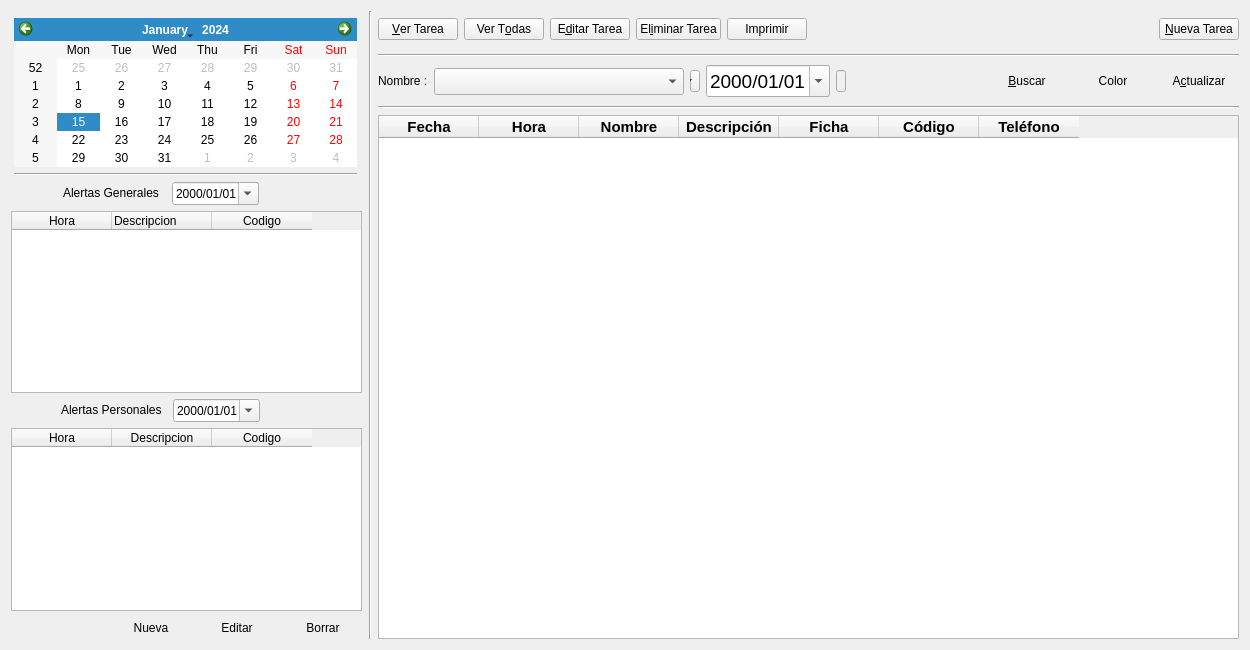
<?xml version="1.0" encoding="UTF-8"?>
<ui version="4.0">
 <class>agenda_ui</class>
 <widget class="QWidget" name="agenda_ui">
  <property name="geometry">
   <rect>
    <x>0</x>
    <y>0</y>
    <width>1250</width>
    <height>650</height>
   </rect>
  </property>
  <property name="sizeIncrement">
   <size>
    <width>19</width>
    <height>18</height>
   </size>
  </property>
  <property name="windowTitle">
   <string>Form</string>
  </property>
  <layout class="QGridLayout" name="gridLayout_11">
   <item row="0" column="0">
    <layout class="QGridLayout" name="gridLayout_10">
     <item row="0" column="0">
      <layout class="QGridLayout" name="gridLayout_9">
       <item row="0" column="0">
        <spacer name="horizontalSpacer_2">
         <property name="orientation">
          <enum>Qt::Horizontal</enum>
         </property>
         <property name="sizeType">
          <enum>QSizePolicy::Fixed</enum>
         </property>
         <property name="sizeHint" stdset="0">
          <size>
           <width>351</width>
           <height>7</height>
          </size>
         </property>
        </spacer>
       </item>
       <item row="1" column="0">
        <layout class="QGridLayout" name="gridLayout_6">
         <item row="1" column="0">
          <widget class="QTableWidget" name="tableWidget_Alert">
           <property name="sizePolicy">
            <sizepolicy hsizetype="Expanding" vsizetype="Expanding">
             <horstretch>0</horstretch>
             <verstretch>0</verstretch>
            </sizepolicy>
           </property>
           <property name="minimumSize">
            <size>
             <width>0</width>
             <height>0</height>
            </size>
           </property>
           <property name="maximumSize">
            <size>
             <width>351</width>
             <height>16777215</height>
            </size>
           </property>
           <property name="wordWrap">
            <bool>true</bool>
           </property>
           <column>
            <property name="text">
             <string>Hora</string>
            </property>
           </column>
           <column>
            <property name="text">
             <string>Descripcion</string>
            </property>
            <property name="textAlignment">
             <set>AlignLeft|AlignVCenter</set>
            </property>
           </column>
           <column>
            <property name="text">
             <string>Codigo</string>
            </property>
           </column>
          </widget>
         </item>
         <item row="2" column="0">
          <layout class="QGridLayout" name="gridLayout_7">
           <item row="0" column="0">
            <widget class="QPushButton" name="pushButton_show_SelectAlert_Personales_4">
             <property name="sizePolicy">
              <sizepolicy hsizetype="Fixed" vsizetype="Fixed">
               <horstretch>0</horstretch>
               <verstretch>0</verstretch>
              </sizepolicy>
             </property>
             <property name="text">
              <string/>
             </property>
             <property name="icon">
              <iconset resource="rc.qrc">
               <normaloff>:/new/playback_reload.png</normaloff>:/new/playback_reload.png</iconset>
             </property>
             <property name="flat">
              <bool>true</bool>
             </property>
            </widget>
           </item>
           <item row="0" column="1">
            <widget class="QLabel" name="label_3">
             <property name="sizePolicy">
              <sizepolicy hsizetype="Fixed" vsizetype="Fixed">
               <horstretch>0</horstretch>
               <verstretch>0</verstretch>
              </sizepolicy>
             </property>
             <property name="text">
              <string>Alertas Personales </string>
             </property>
            </widget>
           </item>
           <item row="0" column="2">
            <widget class="QDateEdit" name="dateEdit_Alerta_Personales">
             <property name="sizePolicy">
              <sizepolicy hsizetype="Fixed" vsizetype="Fixed">
               <horstretch>0</horstretch>
               <verstretch>0</verstretch>
              </sizepolicy>
             </property>
             <property name="currentSection">
              <enum>QDateTimeEdit::YearSection</enum>
             </property>
             <property name="displayFormat">
              <string>yyyy/MM/dd</string>
             </property>
             <property name="calendarPopup">
              <bool>true</bool>
             </property>
            </widget>
           </item>
           <item row="0" column="3">
            <widget class="QPushButton" name="pushButton_Alert_Personal_show">
             <property name="sizePolicy">
              <sizepolicy hsizetype="Fixed" vsizetype="Fixed">
               <horstretch>0</horstretch>
               <verstretch>0</verstretch>
              </sizepolicy>
             </property>
             <property name="text">
              <string/>
             </property>
             <property name="icon">
              <iconset resource="rc.qrc">
               <normaloff>:/new/zoom.png</normaloff>:/new/zoom.png</iconset>
             </property>
             <property name="iconSize">
              <size>
               <width>16</width>
               <height>16</height>
              </size>
             </property>
             <property name="flat">
              <bool>true</bool>
             </property>
            </widget>
           </item>
           <item row="0" column="4">
            <widget class="QPushButton" name="pushButton_Alert_Personal_changeColor">
             <property name="sizePolicy">
              <sizepolicy hsizetype="Fixed" vsizetype="Fixed">
               <horstretch>0</horstretch>
               <verstretch>0</verstretch>
              </sizepolicy>
             </property>
             <property name="text">
              <string/>
             </property>
             <property name="icon">
              <iconset resource="rc.qrc">
               <normaloff>:/new/color_swatch.png</normaloff>:/new/color_swatch.png</iconset>
             </property>
             <property name="iconSize">
              <size>
               <width>16</width>
               <height>16</height>
              </size>
             </property>
             <property name="flat">
              <bool>true</bool>
             </property>
            </widget>
           </item>
          </layout>
         </item>
         <item row="3" column="0">
          <widget class="QTableWidget" name="tableWidget_Alert_Personales">
           <property name="sizePolicy">
            <sizepolicy hsizetype="Expanding" vsizetype="Expanding">
             <horstretch>0</horstretch>
             <verstretch>0</verstretch>
            </sizepolicy>
           </property>
           <property name="minimumSize">
            <size>
             <width>0</width>
             <height>0</height>
            </size>
           </property>
           <property name="maximumSize">
            <size>
             <width>351</width>
             <height>16777215</height>
            </size>
           </property>
           <property name="wordWrap">
            <bool>true</bool>
           </property>
           <column>
            <property name="text">
             <string>Hora</string>
            </property>
           </column>
           <column>
            <property name="text">
             <string>Descripcion</string>
            </property>
           </column>
           <column>
            <property name="text">
             <string>Codigo</string>
            </property>
           </column>
          </widget>
         </item>
         <item row="4" column="0">
          <layout class="QGridLayout" name="gridLayout_8">
           <item row="0" column="1">
            <spacer name="horizontalSpacer">
             <property name="orientation">
              <enum>Qt::Horizontal</enum>
             </property>
             <property name="sizeType">
              <enum>QSizePolicy::Fixed</enum>
             </property>
             <property name="sizeHint" stdset="0">
              <size>
               <width>100</width>
               <height>20</height>
              </size>
             </property>
            </spacer>
           </item>
           <item row="0" column="3">
            <widget class="QPushButton" name="pushButton_Alert_Personales_edit">
             <property name="sizePolicy">
              <sizepolicy hsizetype="Fixed" vsizetype="Fixed">
               <horstretch>0</horstretch>
               <verstretch>0</verstretch>
              </sizepolicy>
             </property>
             <property name="text">
              <string>Editar</string>
             </property>
             <property name="icon">
              <iconset resource="rc.qrc">
               <normaloff>:/new/doc_edit.png</normaloff>:/new/doc_edit.png</iconset>
             </property>
             <property name="iconSize">
              <size>
               <width>16</width>
               <height>16</height>
              </size>
             </property>
             <property name="flat">
              <bool>true</bool>
             </property>
            </widget>
           </item>
           <item row="0" column="2">
            <widget class="QPushButton" name="pushButton_Alert_Personales_add">
             <property name="sizePolicy">
              <sizepolicy hsizetype="Fixed" vsizetype="Fixed">
               <horstretch>0</horstretch>
               <verstretch>0</verstretch>
              </sizepolicy>
             </property>
             <property name="text">
              <string>Nueva</string>
             </property>
             <property name="icon">
              <iconset resource="rc.qrc">
               <normaloff>:/new/round_plus.png</normaloff>:/new/round_plus.png</iconset>
             </property>
             <property name="iconSize">
              <size>
               <width>16</width>
               <height>16</height>
              </size>
             </property>
             <property name="flat">
              <bool>true</bool>
             </property>
            </widget>
           </item>
           <item row="0" column="4">
            <widget class="QPushButton" name="pushButton_Alert_Personales_remove">
             <property name="sizePolicy">
              <sizepolicy hsizetype="Fixed" vsizetype="Fixed">
               <horstretch>0</horstretch>
               <verstretch>0</verstretch>
              </sizepolicy>
             </property>
             <property name="text">
              <string>Borrar</string>
             </property>
             <property name="icon">
              <iconset resource="rc.qrc">
               <normaloff>:/new/trash.png</normaloff>:/new/trash.png</iconset>
             </property>
             <property name="iconSize">
              <size>
               <width>16</width>
               <height>16</height>
              </size>
             </property>
             <property name="flat">
              <bool>true</bool>
             </property>
            </widget>
           </item>
          </layout>
         </item>
         <item row="0" column="0">
          <layout class="QGridLayout" name="gridLayout">
           <item row="2" column="0">
            <widget class="QPushButton" name="pushButton_show_SelectAlert">
             <property name="sizePolicy">
              <sizepolicy hsizetype="Fixed" vsizetype="Fixed">
               <horstretch>0</horstretch>
               <verstretch>0</verstretch>
              </sizepolicy>
             </property>
             <property name="cursor">
              <cursorShape>ArrowCursor</cursorShape>
             </property>
             <property name="text">
              <string/>
             </property>
             <property name="icon">
              <iconset resource="rc.qrc">
               <normaloff>:/new/playback_reload.png</normaloff>:/new/playback_reload.png</iconset>
             </property>
             <property name="flat">
              <bool>true</bool>
             </property>
            </widget>
           </item>
           <item row="2" column="1">
            <widget class="QLabel" name="label_2">
             <property name="sizePolicy">
              <sizepolicy hsizetype="Fixed" vsizetype="Fixed">
               <horstretch>0</horstretch>
               <verstretch>0</verstretch>
              </sizepolicy>
             </property>
             <property name="text">
              <string>Alertas Generales </string>
             </property>
            </widget>
           </item>
           <item row="2" column="2">
            <widget class="QDateEdit" name="dateEdit_Alerta">
             <property name="sizePolicy">
              <sizepolicy hsizetype="Fixed" vsizetype="Fixed">
               <horstretch>0</horstretch>
               <verstretch>0</verstretch>
              </sizepolicy>
             </property>
             <property name="currentSection">
              <enum>QDateTimeEdit::YearSection</enum>
             </property>
             <property name="displayFormat">
              <string>yyyy/MM/dd</string>
             </property>
             <property name="calendarPopup">
              <bool>true</bool>
             </property>
            </widget>
           </item>
           <item row="2" column="3">
            <widget class="QPushButton" name="pushButton_Alerta_General_show">
             <property name="sizePolicy">
              <sizepolicy hsizetype="Fixed" vsizetype="Fixed">
               <horstretch>0</horstretch>
               <verstretch>0</verstretch>
              </sizepolicy>
             </property>
             <property name="text">
              <string/>
             </property>
             <property name="icon">
              <iconset resource="rc.qrc">
               <normaloff>:/new/zoom.png</normaloff>:/new/zoom.png</iconset>
             </property>
             <property name="iconSize">
              <size>
               <width>16</width>
               <height>16</height>
              </size>
             </property>
             <property name="flat">
              <bool>true</bool>
             </property>
            </widget>
           </item>
           <item row="2" column="4">
            <widget class="QPushButton" name="pushButton_AlertaGeneral_changeColor">
             <property name="enabled">
              <bool>true</bool>
             </property>
             <property name="sizePolicy">
              <sizepolicy hsizetype="Fixed" vsizetype="Fixed">
               <horstretch>0</horstretch>
               <verstretch>0</verstretch>
              </sizepolicy>
             </property>
             <property name="text">
              <string/>
             </property>
             <property name="icon">
              <iconset resource="rc.qrc">
               <normaloff>:/new/color_swatch.png</normaloff>:/new/color_swatch.png</iconset>
             </property>
             <property name="iconSize">
              <size>
               <width>16</width>
               <height>16</height>
              </size>
             </property>
             <property name="autoDefault">
              <bool>false</bool>
             </property>
             <property name="default">
              <bool>false</bool>
             </property>
             <property name="flat">
              <bool>true</bool>
             </property>
            </widget>
           </item>
           <item row="0" column="0" colspan="5">
            <widget class="QCalendarWidget" name="calendarWidget"/>
           </item>
           <item row="1" column="0" colspan="5">
            <widget class="Line" name="line_3">
             <property name="orientation">
              <enum>Qt::Horizontal</enum>
             </property>
            </widget>
           </item>
          </layout>
         </item>
        </layout>
       </item>
      </layout>
     </item>
     <item row="0" column="1">
      <widget class="Line" name="line_2">
       <property name="sizePolicy">
        <sizepolicy hsizetype="Fixed" vsizetype="Expanding">
         <horstretch>0</horstretch>
         <verstretch>0</verstretch>
        </sizepolicy>
       </property>
       <property name="frameShadow">
        <enum>QFrame::Sunken</enum>
       </property>
       <property name="lineWidth">
        <number>1</number>
       </property>
       <property name="orientation">
        <enum>Qt::Vertical</enum>
       </property>
      </widget>
     </item>
     <item row="0" column="2">
      <layout class="QGridLayout" name="gridLayout_5">
       <item row="0" column="0">
        <layout class="QGridLayout" name="gridLayout_3">
         <item row="0" column="0">
          <widget class="QPushButton" name="pushButton_showTask">
           <property name="sizePolicy">
            <sizepolicy hsizetype="Fixed" vsizetype="Fixed">
             <horstretch>0</horstretch>
             <verstretch>0</verstretch>
            </sizepolicy>
           </property>
           <property name="text">
            <string>&amp;Ver Tarea</string>
           </property>
           <property name="icon">
            <iconset resource="rc.qrc">
             <normaloff>:/new/file_search.png</normaloff>:/new/file_search.png</iconset>
           </property>
           <property name="iconSize">
            <size>
             <width>20</width>
             <height>20</height>
            </size>
           </property>
           <property name="shortcut">
            <string>Alt+V</string>
           </property>
           <property name="checkable">
            <bool>false</bool>
           </property>
           <property name="autoRepeat">
            <bool>true</bool>
           </property>
           <property name="autoDefault">
            <bool>false</bool>
           </property>
           <property name="default">
            <bool>false</bool>
           </property>
           <property name="flat">
            <bool>false</bool>
           </property>
          </widget>
         </item>
         <item row="0" column="1">
          <widget class="QPushButton" name="pushButton_showAll">
           <property name="sizePolicy">
            <sizepolicy hsizetype="Fixed" vsizetype="Fixed">
             <horstretch>0</horstretch>
             <verstretch>0</verstretch>
            </sizepolicy>
           </property>
           <property name="statusTip">
            <string/>
           </property>
           <property name="accessibleName">
            <string notr="true"/>
           </property>
           <property name="accessibleDescription">
            <string notr="true"/>
           </property>
           <property name="text">
            <string>Ver T&amp;odas</string>
           </property>
           <property name="icon">
            <iconset resource="rc.qrc">
             <normaloff>:/new/old-edit-find.png</normaloff>:/new/old-edit-find.png</iconset>
           </property>
           <property name="iconSize">
            <size>
             <width>20</width>
             <height>20</height>
            </size>
           </property>
           <property name="shortcut">
            <string notr="true" extracomment="Para Mostrar todos">Alt+O</string>
           </property>
           <property name="checkable">
            <bool>false</bool>
           </property>
           <property name="checked">
            <bool>false</bool>
           </property>
           <property name="autoRepeat">
            <bool>false</bool>
           </property>
           <property name="autoExclusive">
            <bool>false</bool>
           </property>
           <property name="autoDefault">
            <bool>false</bool>
           </property>
           <property name="default">
            <bool>false</bool>
           </property>
           <property name="flat">
            <bool>false</bool>
           </property>
          </widget>
         </item>
         <item row="0" column="2">
          <widget class="QPushButton" name="pushButton_editTask">
           <property name="sizePolicy">
            <sizepolicy hsizetype="Fixed" vsizetype="Fixed">
             <horstretch>0</horstretch>
             <verstretch>0</verstretch>
            </sizepolicy>
           </property>
           <property name="text">
            <string>E&amp;ditar Tarea</string>
           </property>
           <property name="icon">
            <iconset resource="rc.qrc">
             <normaloff>:/new/application.png</normaloff>:/new/application.png</iconset>
           </property>
           <property name="iconSize">
            <size>
             <width>20</width>
             <height>20</height>
            </size>
           </property>
           <property name="shortcut">
            <string>Alt+D</string>
           </property>
           <property name="autoExclusive">
            <bool>true</bool>
           </property>
          </widget>
         </item>
         <item row="0" column="4">
          <widget class="QPushButton" name="pushButton_deleteTask">
           <property name="sizePolicy">
            <sizepolicy hsizetype="Fixed" vsizetype="Fixed">
             <horstretch>0</horstretch>
             <verstretch>0</verstretch>
            </sizepolicy>
           </property>
           <property name="text">
            <string>El&amp;iminar Tarea</string>
           </property>
           <property name="icon">
            <iconset resource="rc.qrc">
             <normaloff>:/new/file_delete.png</normaloff>:/new/file_delete.png</iconset>
           </property>
           <property name="iconSize">
            <size>
             <width>20</width>
             <height>20</height>
            </size>
           </property>
           <property name="shortcut">
            <string>Alt+I</string>
           </property>
          </widget>
         </item>
         <item row="0" column="6">
          <spacer name="horizontalSpacer_4">
           <property name="orientation">
            <enum>Qt::Horizontal</enum>
           </property>
           <property name="sizeHint" stdset="0">
            <size>
             <width>1500</width>
             <height>37</height>
            </size>
           </property>
          </spacer>
         </item>
         <item row="0" column="7">
          <widget class="QPushButton" name="pushButton_newTask">
           <property name="sizePolicy">
            <sizepolicy hsizetype="Fixed" vsizetype="Fixed">
             <horstretch>0</horstretch>
             <verstretch>0</verstretch>
            </sizepolicy>
           </property>
           <property name="text">
            <string>&amp;Nueva Tarea</string>
           </property>
           <property name="icon">
            <iconset resource="rc.qrc">
             <normaloff>:/new/file_add.png</normaloff>:/new/file_add.png</iconset>
           </property>
           <property name="iconSize">
            <size>
             <width>20</width>
             <height>20</height>
            </size>
           </property>
           <property name="shortcut">
            <string>Alt+N</string>
           </property>
          </widget>
         </item>
         <item row="0" column="5">
          <widget class="QPushButton" name="pushButton_printList">
           <property name="text">
            <string>Imprimir</string>
           </property>
           <property name="icon">
            <iconset resource="rc.qrc">
             <normaloff>:/new/printer.png</normaloff>:/new/printer.png</iconset>
           </property>
          </widget>
         </item>
        </layout>
       </item>
       <item row="1" column="0">
        <widget class="Line" name="line">
         <property name="sizePolicy">
          <sizepolicy hsizetype="Minimum" vsizetype="Fixed">
           <horstretch>0</horstretch>
           <verstretch>0</verstretch>
          </sizepolicy>
         </property>
         <property name="orientation">
          <enum>Qt::Horizontal</enum>
         </property>
        </widget>
       </item>
       <item row="2" column="0">
        <layout class="QGridLayout" name="gridLayout_2">
         <item row="0" column="1">
          <widget class="QComboBox" name="comboBox_Names">
           <property name="sizePolicy">
            <sizepolicy hsizetype="Expanding" vsizetype="Fixed">
             <horstretch>0</horstretch>
             <verstretch>0</verstretch>
            </sizepolicy>
           </property>
           <property name="minimumSize">
            <size>
             <width>250</width>
             <height>0</height>
            </size>
           </property>
           <property name="maximumSize">
            <size>
             <width>350</width>
             <height>16777215</height>
            </size>
           </property>
           <property name="font">
            <font>
             <pointsize>12</pointsize>
            </font>
           </property>
          </widget>
         </item>
         <item row="0" column="2">
          <widget class="QComboBox" name="comboBox_dni">
           <property name="sizePolicy">
            <sizepolicy hsizetype="Fixed" vsizetype="Fixed">
             <horstretch>0</horstretch>
             <verstretch>0</verstretch>
            </sizepolicy>
           </property>
           <property name="minimumSize">
            <size>
             <width>10</width>
             <height>0</height>
            </size>
           </property>
           <property name="maximumSize">
            <size>
             <width>10</width>
             <height>16777215</height>
            </size>
           </property>
          </widget>
         </item>
         <item row="0" column="3">
          <widget class="QDateEdit" name="dateEdit_Agenda">
           <property name="font">
            <font>
             <pointsize>14</pointsize>
            </font>
           </property>
           <property name="currentSection">
            <enum>QDateTimeEdit::YearSection</enum>
           </property>
           <property name="displayFormat">
            <string>yyyy/MM/dd</string>
           </property>
           <property name="calendarPopup">
            <bool>true</bool>
           </property>
          </widget>
         </item>
         <item row="0" column="4">
          <widget class="QLineEdit" name="lineEdit_codigo">
           <property name="enabled">
            <bool>false</bool>
           </property>
           <property name="sizePolicy">
            <sizepolicy hsizetype="Fixed" vsizetype="Fixed">
             <horstretch>0</horstretch>
             <verstretch>0</verstretch>
            </sizepolicy>
           </property>
           <property name="maximumSize">
            <size>
             <width>10</width>
             <height>16777215</height>
            </size>
           </property>
          </widget>
         </item>
         <item row="0" column="6">
          <widget class="QPushButton" name="pushButton_show_Agenda">
           <property name="text">
            <string>&amp;Buscar</string>
           </property>
           <property name="icon">
            <iconset resource="rc.qrc">
             <normaloff>:/new/zoom.png</normaloff>:/new/zoom.png</iconset>
           </property>
           <property name="iconSize">
            <size>
             <width>20</width>
             <height>20</height>
            </size>
           </property>
           <property name="shortcut">
            <string>Alt+B</string>
           </property>
           <property name="flat">
            <bool>true</bool>
           </property>
          </widget>
         </item>
         <item row="0" column="7">
          <widget class="QPushButton" name="pushButton_agenda_changeColor">
           <property name="enabled">
            <bool>true</bool>
           </property>
           <property name="sizePolicy">
            <sizepolicy hsizetype="Fixed" vsizetype="Fixed">
             <horstretch>0</horstretch>
             <verstretch>0</verstretch>
            </sizepolicy>
           </property>
           <property name="text">
            <string>Color</string>
           </property>
           <property name="icon">
            <iconset resource="rc.qrc">
             <normaloff>:/new/color_swatch.png</normaloff>:/new/color_swatch.png</iconset>
           </property>
           <property name="iconSize">
            <size>
             <width>20</width>
             <height>20</height>
            </size>
           </property>
           <property name="autoDefault">
            <bool>false</bool>
           </property>
           <property name="default">
            <bool>false</bool>
           </property>
           <property name="flat">
            <bool>true</bool>
           </property>
          </widget>
         </item>
         <item row="0" column="8">
          <widget class="QPushButton" name="pushButton_update_Agenda">
           <property name="sizePolicy">
            <sizepolicy hsizetype="Fixed" vsizetype="Fixed">
             <horstretch>0</horstretch>
             <verstretch>0</verstretch>
            </sizepolicy>
           </property>
           <property name="autoFillBackground">
            <bool>false</bool>
           </property>
           <property name="text">
            <string>A&amp;ctualizar</string>
           </property>
           <property name="icon">
            <iconset resource="rc.qrc">
             <normaloff>:/new/playback_reload.png</normaloff>:/new/playback_reload.png</iconset>
           </property>
           <property name="iconSize">
            <size>
             <width>16</width>
             <height>16</height>
            </size>
           </property>
           <property name="shortcut">
            <string>Alt+C</string>
           </property>
           <property name="checkable">
            <bool>false</bool>
           </property>
           <property name="autoRepeat">
            <bool>false</bool>
           </property>
           <property name="autoExclusive">
            <bool>false</bool>
           </property>
           <property name="autoDefault">
            <bool>false</bool>
           </property>
           <property name="default">
            <bool>false</bool>
           </property>
           <property name="flat">
            <bool>true</bool>
           </property>
          </widget>
         </item>
         <item row="0" column="0">
          <widget class="QLabel" name="label_4">
           <property name="sizePolicy">
            <sizepolicy hsizetype="Fixed" vsizetype="Fixed">
             <horstretch>0</horstretch>
             <verstretch>0</verstretch>
            </sizepolicy>
           </property>
           <property name="text">
            <string>Nombre :</string>
           </property>
          </widget>
         </item>
         <item row="0" column="5">
          <spacer name="horizontalSpacer_5">
           <property name="orientation">
            <enum>Qt::Horizontal</enum>
           </property>
           <property name="sizeHint" stdset="0">
            <size>
             <width>48</width>
             <height>37</height>
            </size>
           </property>
          </spacer>
         </item>
        </layout>
       </item>
       <item row="3" column="0">
        <layout class="QGridLayout" name="gridLayout_4">
         <item row="0" column="0">
          <widget class="Line" name="line_4">
           <property name="sizePolicy">
            <sizepolicy hsizetype="Expanding" vsizetype="Fixed">
             <horstretch>0</horstretch>
             <verstretch>0</verstretch>
            </sizepolicy>
           </property>
           <property name="orientation">
            <enum>Qt::Horizontal</enum>
           </property>
          </widget>
         </item>
         <item row="1" column="0">
          <widget class="QTableWidget" name="tablaView_Agend">
           <property name="font">
            <font>
             <pointsize>11</pointsize>
             <weight>75</weight>
             <bold>true</bold>
            </font>
           </property>
           <property name="frameShape">
            <enum>QFrame::StyledPanel</enum>
           </property>
           <property name="frameShadow">
            <enum>QFrame::Plain</enum>
           </property>
           <property name="midLineWidth">
            <number>1</number>
           </property>
           <property name="sortingEnabled">
            <bool>true</bool>
           </property>
           <column>
            <property name="text">
             <string>Fecha</string>
            </property>
           </column>
           <column>
            <property name="text">
             <string>Hora</string>
            </property>
           </column>
           <column>
            <property name="text">
             <string>Nombre</string>
            </property>
           </column>
           <column>
            <property name="text">
             <string>Descripción</string>
            </property>
           </column>
           <column>
            <property name="text">
             <string>Ficha</string>
            </property>
           </column>
           <column>
            <property name="text">
             <string>Código</string>
            </property>
           </column>
           <column>
            <property name="text">
             <string>Teléfono</string>
            </property>
           </column>
          </widget>
         </item>
        </layout>
       </item>
      </layout>
     </item>
    </layout>
   </item>
  </layout>
 </widget>
 <tabstops>
  <tabstop>pushButton_show_SelectAlert</tabstop>
  <tabstop>dateEdit_Alerta</tabstop>
  <tabstop>pushButton_Alerta_General_show</tabstop>
  <tabstop>pushButton_AlertaGeneral_changeColor</tabstop>
  <tabstop>tableWidget_Alert</tabstop>
  <tabstop>pushButton_show_SelectAlert_Personales_4</tabstop>
  <tabstop>dateEdit_Alerta_Personales</tabstop>
  <tabstop>pushButton_Alert_Personal_show</tabstop>
  <tabstop>pushButton_Alert_Personal_changeColor</tabstop>
  <tabstop>tableWidget_Alert_Personales</tabstop>
  <tabstop>pushButton_Alert_Personales_edit</tabstop>
  <tabstop>pushButton_showTask</tabstop>
  <tabstop>pushButton_showAll</tabstop>
  <tabstop>pushButton_editTask</tabstop>
  <tabstop>pushButton_newTask</tabstop>
  <tabstop>comboBox_Names</tabstop>
  <tabstop>comboBox_dni</tabstop>
  <tabstop>lineEdit_codigo</tabstop>
  <tabstop>pushButton_update_Agenda</tabstop>
  <tabstop>dateEdit_Agenda</tabstop>
  <tabstop>pushButton_show_Agenda</tabstop>
  <tabstop>pushButton_agenda_changeColor</tabstop>
  <tabstop>tablaView_Agend</tabstop>
 </tabstops>
 <resources>
  <include location="rc.qrc"/>
 </resources>
 <connections/>
</ui>
